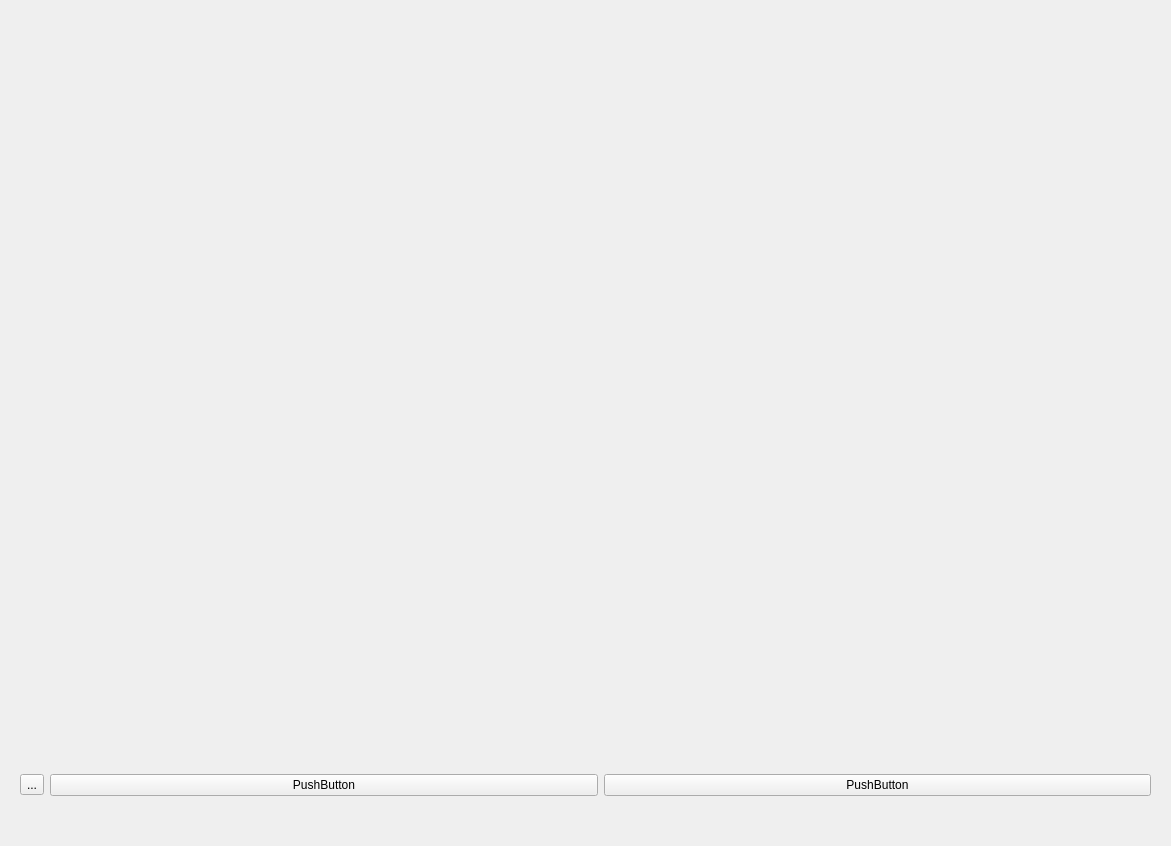
<?xml version="1.0" encoding="UTF-8"?>
<ui version="4.0">
 <class>GameBoard</class>
 <widget class="QWidget" name="GameBoard">
  <property name="geometry">
   <rect>
    <x>0</x>
    <y>0</y>
    <width>1171</width>
    <height>846</height>
   </rect>
  </property>
  <property name="sizePolicy">
   <sizepolicy hsizetype="MinimumExpanding" vsizetype="Minimum">
    <horstretch>0</horstretch>
    <verstretch>0</verstretch>
   </sizepolicy>
  </property>
  <property name="maximumSize">
   <size>
    <width>2118</width>
    <height>1518</height>
   </size>
  </property>
  <property name="windowTitle">
   <string>Form</string>
  </property>
  <layout class="QVBoxLayout" name="verticalLayout">
   <item>
    <widget class="ClueBoard" name="Board" native="true">
     <property name="sizePolicy">
      <sizepolicy hsizetype="Minimum" vsizetype="Minimum">
       <horstretch>0</horstretch>
       <verstretch>0</verstretch>
      </sizepolicy>
     </property>
     <property name="maximumSize">
      <size>
       <width>16777215</width>
       <height>1000</height>
      </size>
     </property>
    </widget>
   </item>
   <item>
    <widget class="QWidget" name="ToolBar" native="true">
     <property name="sizePolicy">
      <sizepolicy hsizetype="Minimum" vsizetype="Minimum">
       <horstretch>0</horstretch>
       <verstretch>0</verstretch>
      </sizepolicy>
     </property>
     <property name="maximumSize">
      <size>
       <width>16777215</width>
       <height>100</height>
      </size>
     </property>
     <layout class="QVBoxLayout" name="verticalLayout_2">
      <item>
       <layout class="QHBoxLayout" name="horizontalLayout">
        <property name="sizeConstraint">
         <enum>QLayout::SetMinimumSize</enum>
        </property>
        <item>
         <widget class="QToolButton" name="toolButton">
          <property name="text">
           <string>...</string>
          </property>
         </widget>
        </item>
        <item>
         <widget class="QPushButton" name="pushButton">
          <property name="text">
           <string>PushButton</string>
          </property>
         </widget>
        </item>
        <item>
         <widget class="QPushButton" name="pushButton_2">
          <property name="text">
           <string>PushButton</string>
          </property>
         </widget>
        </item>
       </layout>
      </item>
     </layout>
    </widget>
   </item>
  </layout>
 </widget>
 <customwidgets>
  <customwidget>
   <class>ClueBoard</class>
   <extends>QWidget</extends>
   <header>clueboard.h</header>
   <container>1</container>
  </customwidget>
 </customwidgets>
 <resources>
  <include location="GameBoard.qrc"/>
 </resources>
 <connections/>
</ui>
